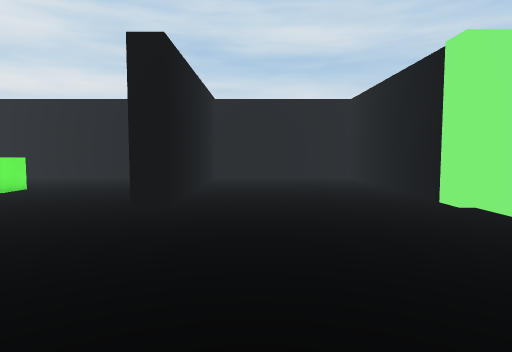
[1] (above)

19 first-person views from a walk through a Unity game level. The camera is 1.5 m above the floor, tilts 4° down and sees 75° across. The floor is counted in squares, 1 m on a side. Each view is taken from the middle of a square. On the plan, view 1 faces up. The plan holds only what a view shows up to about 15 squares ahead; the rest is blank. The player character is not drawn.

[2]
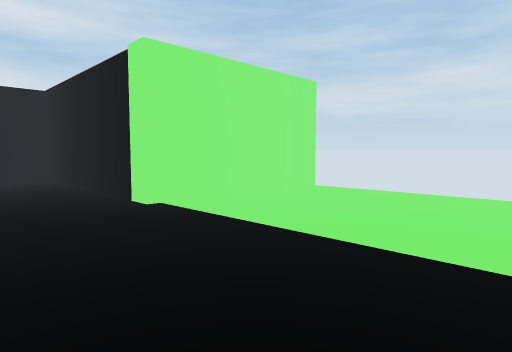

[3]
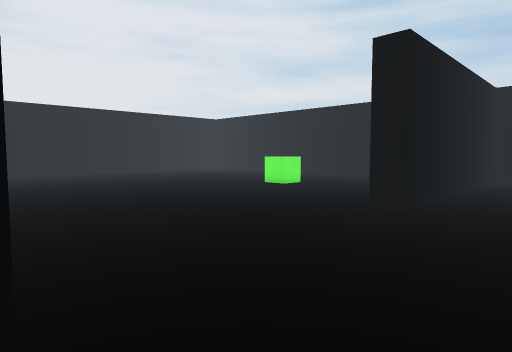

[4]
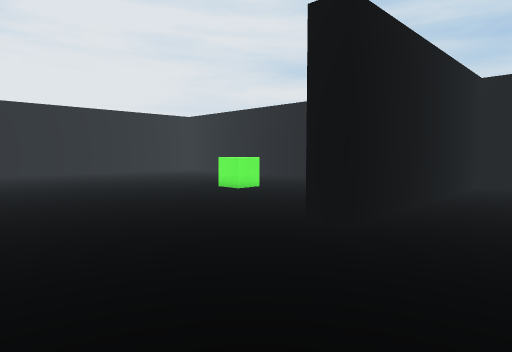

[5]
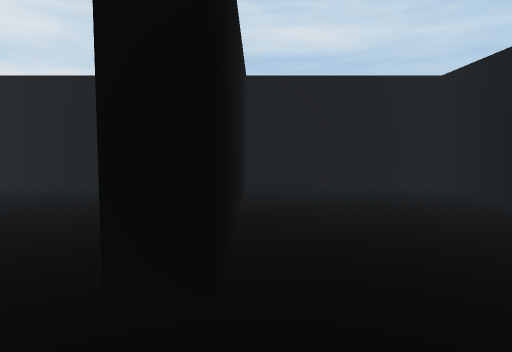

[6]
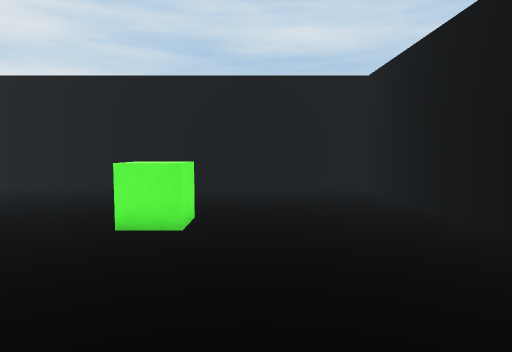

[7]
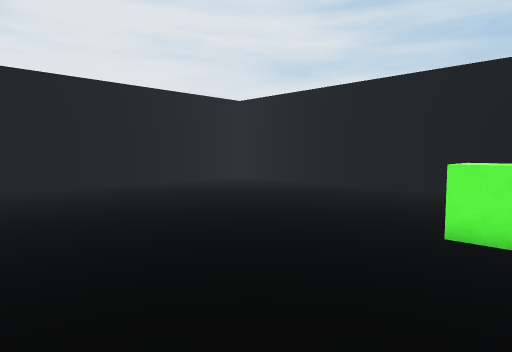

[8]
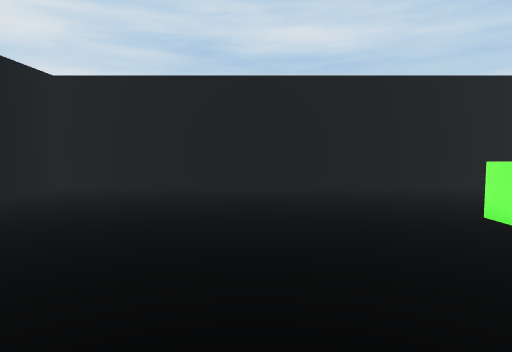

[9]
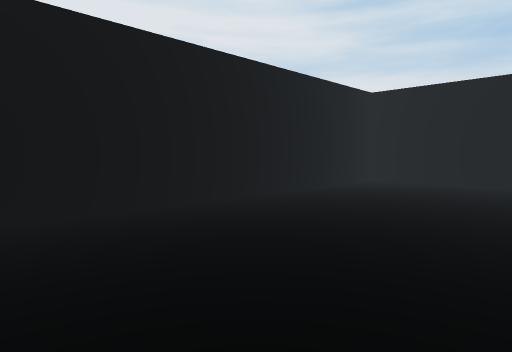

[10]
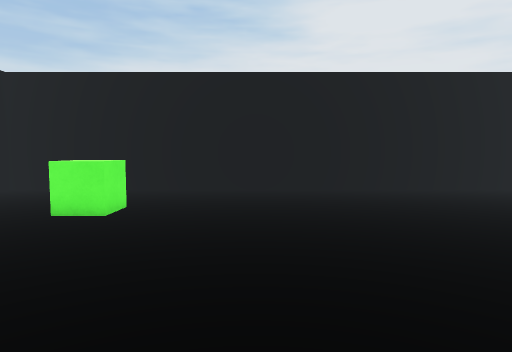

[11]
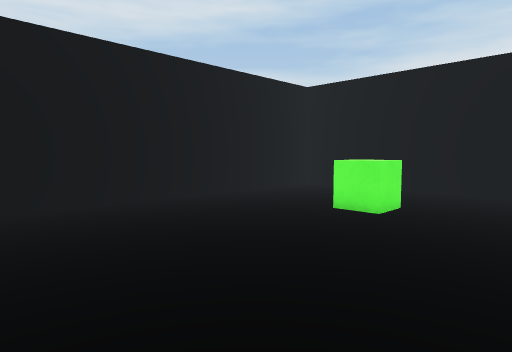

[12]
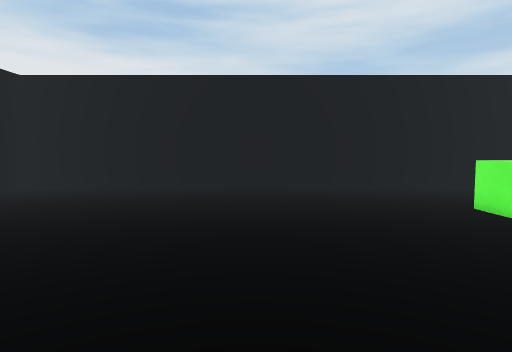

[13]
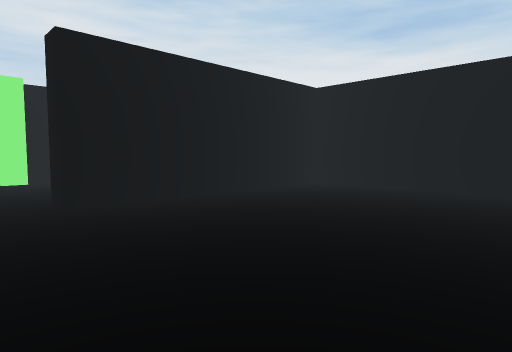

[14]
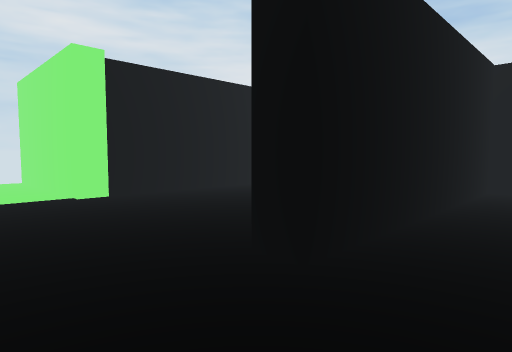

[15]
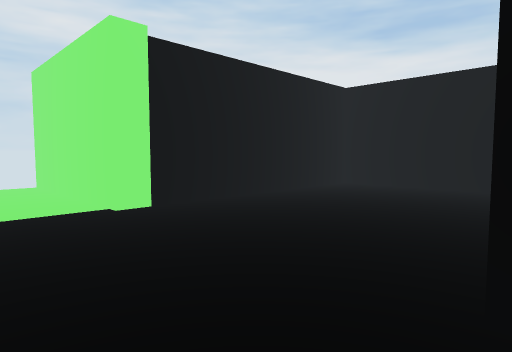

[16]
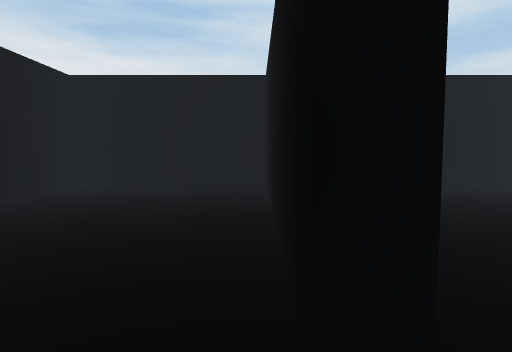

[17]
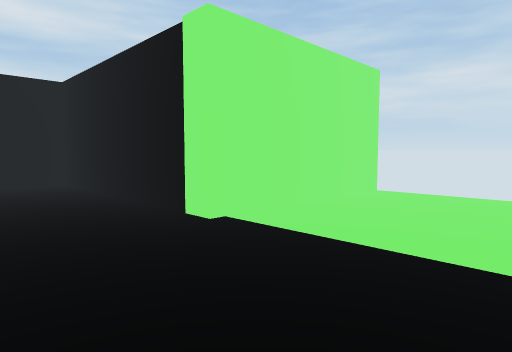

[18]
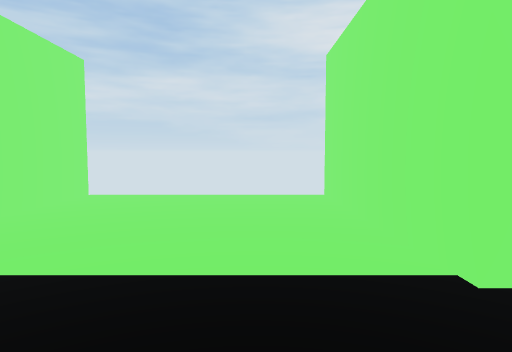

[19]
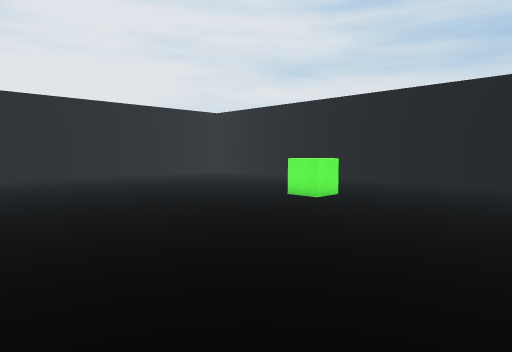

### Floor plan
Points are (right, up) in squares from view 1. A wall is a line through its corners. A room is listed if a view was taken in it or the views show most of it. See-through windows are left out.
Room 1 (views 1, 2, 3, 4, 5, 6, 7, 8, 9, 10, 11, 12, 13, 14, 15, 16, 17, 18, 19)
walls: (-3.4, 11.9) (-3.4, 19.9) (-24.3, 19.9) (-24.3, -10.8) (-3.4, -10.8) (-3.4, 0.5) (-2.4, 0.5); (-2.4, -1.2) (-2.4, -10.2); (-2.5, -10.8) (5.6, -10.8) (5.6, 0.5) (14, 0.5); (14, 9) (5.6, 9) (5.6, 19.9) (-2.4, 19.9) (-2.4, 9) (-3.5, 9)
objects: other object (-20, -5) to (-19, -5); other object (-10, 13)

Positions as (right, up) in squares from view 1, and headings:
1: (0, 0), facing up
2: (1, 0), facing up-right
3: (1, 0), facing up-left
4: (1, 3), facing up-left
5: (-2, 6), facing up
6: (-8, 6), facing up
7: (-9, 6), facing up-left
8: (-16, 6), facing up
9: (-16, 3), facing up-left
10: (-11, -1), facing left
11: (-11, -1), facing down-left
12: (-13, 3), facing down
13: (-13, 3), facing down-right
14: (-6, 4), facing down-right
15: (-3, 4), facing down-right
16: (-2, 3), facing down
17: (1, 3), facing up-right
18: (2, 3), facing right
19: (-3, 3), facing up-left
